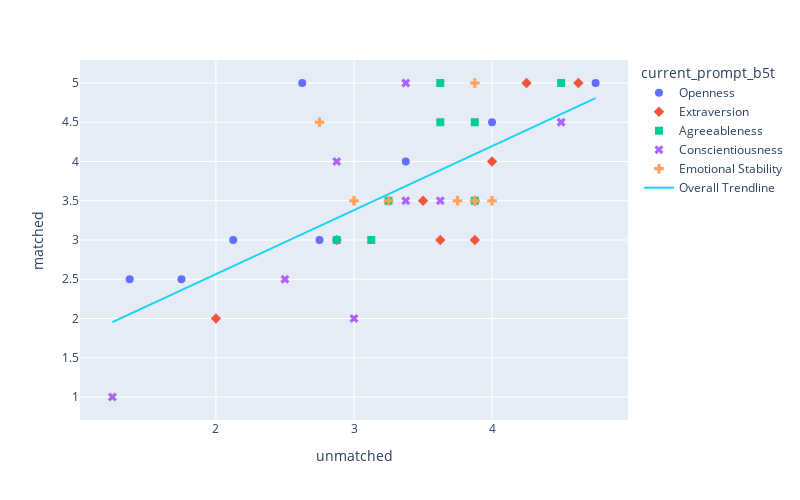

Notebook source saved alongside this figure:
### Code cell
pd.options.plotting.backend = "plotly"

fig = data_split.plot.scatter(x='unmatched', y='matched', symbol='current_prompt_b5t', color='current_prompt_b5t', width=800, height=500, trendline="ols", trendline_scope="overall")
fig.update_traces(marker_size=8)
fig.show()

### Figure 1 — Plotly figure (JSON) as saved in the notebook; plotly's stock layout.template omitted (floating-point values rounded to 4 significant figures)
{"data": [{"hovertemplate": "current_prompt_b5t=Openness<br>unmatched=%{x}<br>matched=%{y}<extra></extra>", "legendgroup": "Openness", "marker": {"color": "#636efa", "size": 8, "symbol": "circle"}, "mode": "markers", "name": "Openness", "orientation": "v", "showlegend": true, "type": "scatter", "x": [4, 1.375, 3.375, 2.75, 1.75, 2.125, 4.75, 2.625], "xaxis": "x", "y": [4.5, 2.5, 4, 3, 2.5, 3, 5, 5], "yaxis": "y"}, {"hovertemplate": "current_prompt_b5t=Extraversion<br>unmatched=%{x}<br>matched=%{y}<extra></extra>", "legendgroup": "Extraversion", "marker": {"color": "#EF553B", "size": 8, "symbol": "diamond"}, "mode": "markers", "name": "Extraversion", "orientation": "v", "showlegend": true, "type": "scatter", "x": [2, 2.875, 4, 4.25, 4.625, 3.625, 3.5, 3.875, 3.875], "xaxis": "x", "y": [2, 3, 4, 5, 5, 3, 3.5, 3.5, 3], "yaxis": "y"}, {"hovertemplate": "current_prompt_b5t=Agreeableness<br>unmatched=%{x}<br>matched=%{y}<extra></extra>", "legendgroup": "Agreeableness", "marker": {"color": "#00cc96", "size": 8, "symbol": "square"}, "mode": "markers", "name": "Agreeableness", "orientation": "v", "showlegend": true, "type": "scatter", "x": [3.25, 4.5, 3.875, 3.625, 3.625, 3.875, 3.125, 2.875], "xaxis": "x", "y": [3.5, 5, 4.5, 4.5, 5, 3.5, 3, 3], "yaxis": "y"}, {"hovertemplate": "current_prompt_b5t=Conscientiousness<br>unmatched=%{x}<br>matched=%{y}<extra></extra>", "legendgroup": "Conscientiousness", "marker": {"color": "#ab63fa", "size": 8, "symbol": "x"}, "mode": "markers", "name": "Conscientiousness", "orientation": "v", "showlegend": true, "type": "scatter", "x": [3.625, 3.375, 3, 3.375, 2.5, 1.25, 2.875, 4.5], "xaxis": "x", "y": [3.5, 5, 2, 3.5, 2.5, 1, 4, 4.5], "yaxis": "y"}, {"hovertemplate": "current_prompt_b5t=Emotional Stability<br>unmatched=%{x}<br>matched=%{y}<extra></extra>", "legendgroup": "Emotional Stability", "marker": {"color": "#FFA15A", "size": 8, "symbol": "cross"}, "mode": "markers", "name": "Emotional Stability", "orientation": "v", "showlegend": true, "type": "scatter", "x": [4, 3.875, 3.25, 3, 2.75, 3.75, 3.875, 3.875], "xaxis": "x", "y": [3.5, 3.5, 3.5, 3.5, 4.5, 3.5, 3.5, 5], "yaxis": "y"}, {"hovertemplate": "<b>OLS trendline</b><br>matched = 0.814973 * unmatched + 0.935335<br>R<sup>2</sup>=0.484426<br><br>unmatched=%{x}<br>matched=%{y} <b>(trend)</b><extra></extra>", "legendgroup": "Overall Trendline", "line": {"color": "#19d3f3"}, "marker": {"size": 8}, "mode": "lines", "name": "Overall Trendline", "showlegend": true, "type": "scatter", "x": [1.25, 1.375, 1.75, 2, 2.125, 2.5, 2.625, 2.75, 2.75, 2.875, 2.875, 2.875, 3, 3, 3.125, 3.25, 3.25, 3.375, 3.375, 3.375, 3.5, 3.625, 3.625, 3.625, 3.625, 3.75, 3.875, 3.875, 3.875, 3.875, 3.875, 3.875, 3.875, 4, 4, 4, 4.25, 4.5, 4.5, 4.625, 4.75], "xaxis": "x", "y": [1.954, 2.056, 2.362, 2.565, 2.667, 2.973, 3.075, 3.177, 3.177, 3.278, 3.278, 3.278, 3.38, 3.38, 3.482, 3.584, 3.584, 3.686, 3.686, 3.686, 3.788, 3.89, 3.89, 3.89, 3.89, 3.991, 4.093, 4.093, 4.093, 4.093, 4.093, 4.093, 4.093, 4.195, 4.195, 4.195, 4.399, 4.603, 4.603, 4.705, 4.806], "yaxis": "y"}], "layout": {"height": 500, "legend": {"title": {"text": "current_prompt_b5t"}, "tracegroupgap": 0}, "margin": {"t": 60}, "width": 800, "xaxis": {"anchor": "y", "domain": [0, 1], "title": {"text": "unmatched"}}, "yaxis": {"anchor": "x", "domain": [0, 1], "title": {"text": "matched"}}}}
